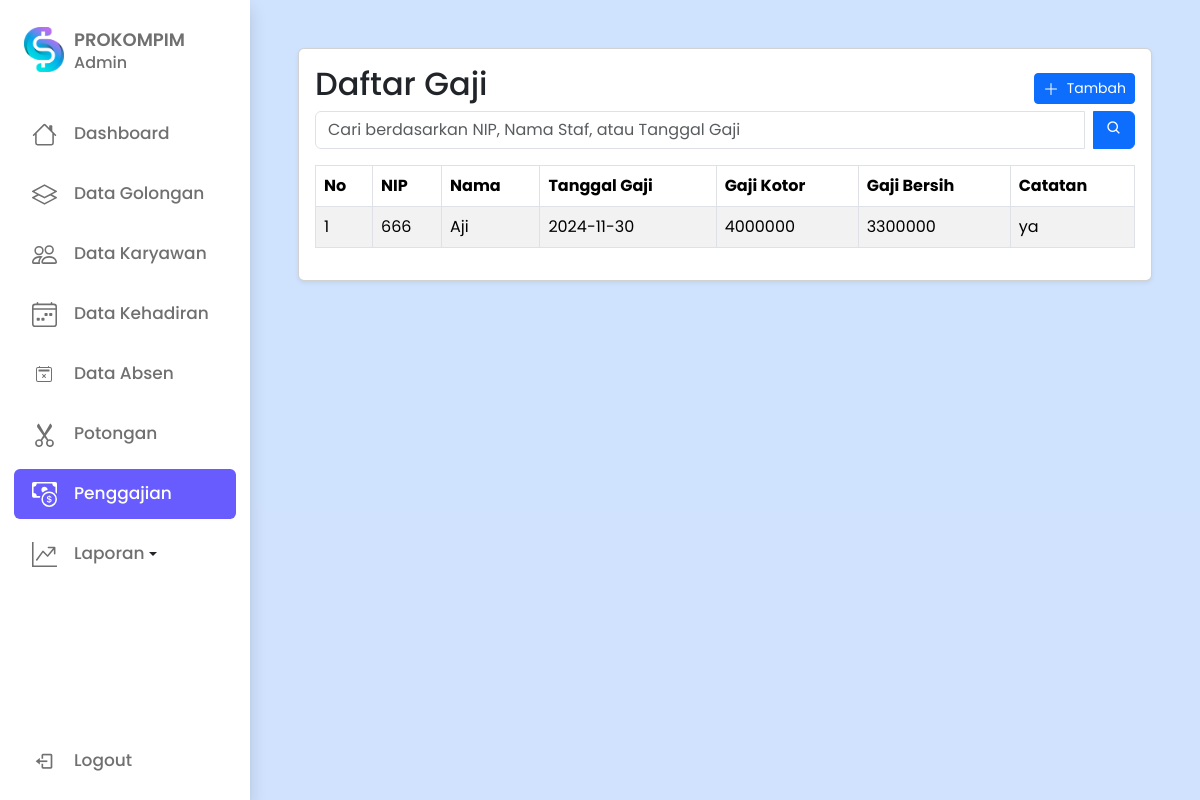
The app's page /input_gaji.php with its own data.
### tables this page shows
CREATE TABLE `gaji` (
  `no_slipgaji` int(11) NOT NULL,
  `nip` int(11) NOT NULL,
  `tgl_gaji` date NOT NULL,
  `bulan` int(11) NOT NULL,
  `gaji_kotor` int(11) NOT NULL,
  `gaji_bersih` int(11) NOT NULL,
  `status` varchar(8) NOT NULL
);

CREATE TABLE `staf` (
  `nip` int(11) NOT NULL,
  `password` varchar(32) NOT NULL,
  `id_golongan` int(11) NOT NULL,
  `nm_staf` text NOT NULL,
  `alamat` varchar(40) NOT NULL,
  `tgl_masuk_kerja` date NOT NULL,
  `no_telp` varchar(13) NOT NULL
);

CREATE TABLE `golongan` (
  `id_golongan` int(11) NOT NULL,
  `nm_golongan` text NOT NULL,
  `pend_akhir` varchar(8) NOT NULL,
  `gapok` int(11) NOT NULL
);

### input_gaji.php (the view, shortened to what this page needs)
<?php
include 'koneksi.php';
$search_query = isset($_GET['search']) ? $_GET['search'] : '';
$sql2 = "SELECT * FROM gaji
          INNER JOIN staf ON gaji.nip = staf.nip
          INNER JOIN golongan ON staf.id_golongan = golongan.id_golongan";
$query = mysqli_query($conn, $sql2);
?>
<!DOCTYPE html>
<html lang="en">
<head>
    <link rel="stylesheet" href="styles.css">
    <link href='https://unpkg.com/boxicons@2.1.1/css/boxicons.min.css' rel='stylesheet'>
    <link href="https://cdn.jsdelivr.net/npm/bootstrap@5.3.3/dist/css/bootstrap.min.css" rel="stylesheet"
>
</head>
<body class="bg-primary bg-opacity-25">
    <?php include('sidebar.php') ?>
    <section class="home bg-light bg-opacity-25">
        <div class="ps-5 pe-5 pt-5">
            <div class="row gx-0" style="margin-left: 0; margin-right: 0;">
                <div class="col-md-12 mb-4">
                    <div class="card h-100 shadow-sm">
                        <div class="card-body d-flex flex-column">
                            <div class="form-table">
                                <table class="col-md-12">
                                    <tr>
                                        <td>
                                            <h2>Daftar Gaji</h2>
                                        </td>
                                        <td class="text-end">
                                            <button class="btn btn-primary btn-sm float-right" data-toggle="modal"
                                                data-target="#modalInputGaji"><i class="fas fa-plus"></i>
                                                <svg xmlns="http://www.w3.org/2000/svg" width="16" height="16"
                                                    fill="currentColor" class="bi bi-plus-lg" viewBox="0 0 16 16">
                                                    <path fill-rule="evenodd"
                                                        d="M8 2a.5.5 0 0 1 .5.5v5h5a.5.5 0 0 1 0 1h-5v5a.5.5 0 0 1-1 0v-5h-5a.5.5 0 0 1 0-1h5v-5A.5.5 0 0 1 8 2" />
                                                </svg>
                                                &nbsp;Tambah
                                            </button>
                                        </td>
                                    </tr>
                                </table>
                                <form method="GET" class="mb-3">
                                    <div class="input-group">
                                        <input type="text" name="search" class="form-control"
                                            placeholder="Cari berdasarkan NIP, Nama Staf, atau Tanggal Gaji"
                                            value="<?= htmlspecialchars($search_query); ?>">
                                        <button class="btn btn-primary ms-2" type="submit"> <i class="bx bx-search"></i>
                                        </button>
                                    </div>
                                </form>
                                <table class="table table-striped table-bordered">
                                    <thead class="thead-dark">
                                        <tr>
                                            <th>No</th>
                                            <th>NIP</th>
                                            <th>Nama</th>
                                            <th>Tanggal Gaji</th>
                                            <th>Gaji Kotor</th>
                                            <th>Gaji Bersih</th>
                                            <th>Catatan</th>
                                        </tr>
                                    </thead>
                                    <tbody id="kehadiranTableBody">
                                        <?php
                                        $index = 1;
                                        if ($query->num_rows > 0) {
                                            while ($row = $query->fetch_assoc()) {
                                                ?>
                                                <tr>
                                                    <td><?= $index++; ?></td>
                                                    <td class=""><?= $row['nip']; ?></td>
                                                    <td class=""><?= $row['nm_staf']; ?></td>
                                                    <td class=""><?php echo $row['tgl_gaji'] ?></td>
                                                    <td><?= $row['gapok']; ?></td>
                                                    <td><?php echo $row['gaji_bersih'] ?></td>
                                                    <td><?php echo $row['status'] ?></td>
                                                </tr>
                                                <?php
                                            }
                                        }
                                        ?>
                                    </tbody>
                                </table>
                            </div>
                        </div>
                    </div>
                </div>
</body>
</html>

### styles.css (style rules this page uses)
* { margin: 0; padding: 0; box-sizing: border-box; font-family: "Poppins", sans-serif; }
:root { --body-color: #e4e9f7; --sidebar-color: #fff; --primary-color: #695cfe; --primary-color-light: #f6f5ff; --toggle-color: #ddd; --text-color: #707070; --tran-03: all 0.2s ease; --tran-03: all 0.3s ease; --tran-04: all 0.3s ease; --tran-05: all 0.3s ease; }
body { min-height: 100vh; background-color: var(--body-color); transition: var(--tran-05); }
.home { position: absolute; top: 0; top: 0; left: 250px; height: 100vh; width: calc(100% - 250px); background-color: var(--body-color); transition: var(--tran-05); }

### records on screen
gaji: staf.nip "666", staf.nm_staf "Aji", tgl_gaji "2024-11-30", golongan.gapok "4000000", gaji_bersih "3300000", status "ya"
